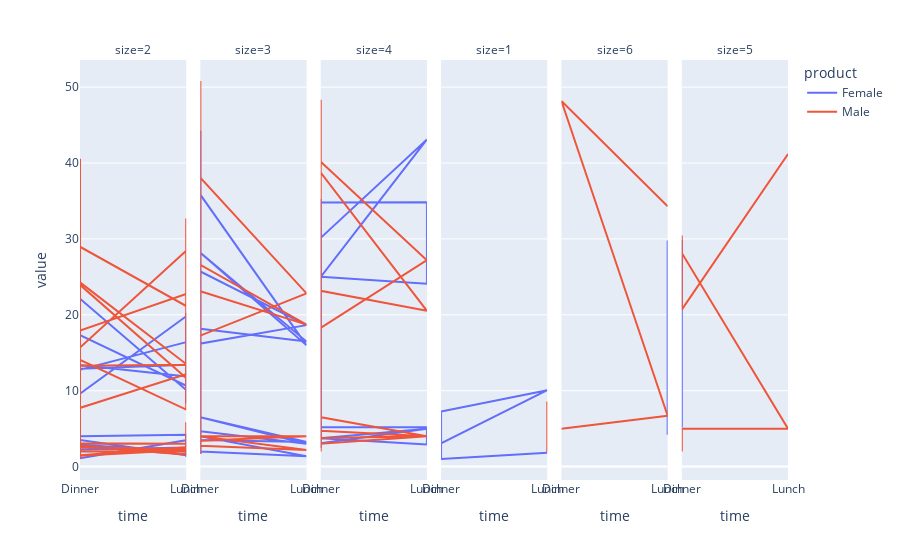

The code cell stored with this chart in its notebook:
### Code cell
import plotly.express as px

df = px.data.tips()
df = df.rename(columns=dict(total_bill="profit", tip="loss", sex="product"))
print(df.head())

fig = px.line(df, x='time', y=['profit', 'loss'], color='product', facet_col='size')
fig.show()

### Figure 1 — Plotly figure (JSON) as saved in the notebook; plotly's stock layout.template omitted (floating-point values rounded to 4 significant figures; data arrays with more than 128 entries replaced by an {"elided": "..."} marker saying what was removed)
{"data": [{"hovertemplate": "product=Female<br>size=2<br>time=%{x}<br>value=%{y}<extra></extra>", "legendgroup": "Female", "line": {"color": "#636efa", "dash": "solid"}, "mode": "lines", "name": "Female", "orientation": "v", "showlegend": true, "type": "scatter", "x": ["Dinner", "Dinner", "Dinner", "Dinner", "Dinner", "Dinner", "Dinner", "Dinner", "Dinner", "Dinner", "Dinner", "Dinner", "Dinner", "Dinner", "Dinner", "Dinner", "Dinner", "Dinner", "Dinner", "Dinner", "Dinner", "Lunch", "Lunch", "Lunch", "Lunch", "Lunch", "Lunch", "Lunch", "Lunch", "Lunch", "Lunch", "Lunch", "Lunch", "Lunch", "Lunch", "Lunch", "Lunch", "Lunch", "Lunch", "Dinner", "Dinner", "Dinner", "Dinner", "Dinner", "Lunch", "Lunch", "Lunch", "Lunch", "Lunch", "Dinner", "Dinner", "Dinner", "Lunch", "Lunch", "Lunch", "Dinner", "Dinner", "Dinner", "Dinner", "Dinner", "Dinner", "Dinner", "Dinner", "Dinner", "Dinner", "Dinner", "Dinner", "Dinner", "Dinner", "Dinner", "Dinner", "Dinner", "Dinner", "Dinner", "Dinner", "Dinner", "Dinner", "Dinner", "Dinner", "Lunch", "Lunch", "Lunch", "Lunch", "Lunch", "Lunch", "Lunch", "Lunch", "Lunch", "Lunch", "Lunch", "Lunch", "Lunch", "Lunch", "Lunch", "Lunch", "Lunch", "Lunch", "Dinner", "Dinner", "Dinner", "Dinner", "Dinner", "Lunch", "Lunch", "Lunch", "Lunch", "Lunch", "Dinner", "Dinner", "Dinner", "Lunch", "Lunch", "Lunch", "Dinner", "Dinner", "Dinner"], "xaxis": "x", "y": [16.99, 14.83, 20.29, 15.77, 19.65, 15.06, 10.29, 26.41, 16.45, 26.86, 25.28, 14.73, 5.75, 16.32, 22.75, 11.35, 15.38, 22.42, 20.92, 14.31, 17.31, 10.65, 12.43, 13.42, 12.48, 14.52, 11.38, 20.27, 11.17, 12.26, 18.26, 8.51, 10.33, 14.15, 13.16, 17.47, 16.43, 8.35, 11.87, 13.39, 17.51, 10.59, 10.63, 9.6, 19.81, 13, 12.74, 13, 16.4, 12.76, 13.27, 12.9, 13.42, 16.27, 10.09, 22.12, 27.18, 18.78, 1.01, 3.02, 2.75, 2.23, 3, 3, 2.6, 1.5, 2.47, 3.14, 5, 2.2, 1, 4.3, 3.25, 2.5, 3, 3.48, 4.08, 4, 3.5, 1.5, 1.8, 1.68, 2.52, 2, 2, 2.83, 1.5, 2, 3.25, 1.25, 2, 2, 2.75, 3.5, 2.3, 1.5, 1.63, 2.61, 3, 1.61, 2, 4, 4.19, 2, 2.01, 2, 2.5, 2.23, 2.5, 1.1, 3.48, 2.5, 2, 2.88, 2, 3], "yaxis": "y"}, {"hovertemplate": "product=Female<br>size=3<br>time=%{x}<br>value=%{y}<extra></extra>", "legendgroup": "Female", "line": {"color": "#636efa", "dash": "solid"}, "mode": "lines", "name": "Female", "orientation": "v", "showlegend": false, "type": "scatter", "x": ["Dinner", "Dinner", "Dinner", "Dinner", "Dinner", "Dinner", "Lunch", "Dinner", "Dinner", "Dinner", "Lunch", "Dinner", "Lunch", "Dinner", "Dinner", "Dinner", "Dinner", "Dinner", "Dinner", "Dinner", "Lunch", "Dinner", "Dinner", "Dinner", "Lunch", "Dinner", "Lunch", "Dinner"], "xaxis": "x2", "y": [10.33, 16.97, 16.93, 17.07, 44.3, 25.71, 18.64, 16.21, 20.9, 18.15, 16.47, 28.17, 15.98, 35.83, 1.67, 3.5, 3.07, 3, 2.5, 4, 1.36, 2, 3.5, 3.5, 3.23, 6.5, 3, 4.67], "yaxis": "y2"}, {"hovertemplate": "product=Female<br>size=4<br>time=%{x}<br>value=%{y}<extra></extra>", "legendgroup": "Female", "line": {"color": "#636efa", "dash": "solid"}, "mode": "lines", "name": "Female", "orientation": "v", "showlegend": false, "type": "scatter", "x": ["Dinner", "Dinner", "Dinner", "Dinner", "Lunch", "Lunch", "Dinner", "Lunch", "Dinner", "Dinner", "Dinner", "Dinner", "Dinner", "Lunch", "Lunch", "Dinner", "Lunch", "Dinner"], "xaxis": "x3", "y": [24.59, 35.26, 20.69, 34.81, 34.83, 24.08, 25, 43.11, 30.14, 3.61, 5, 2.45, 5.2, 5.17, 2.92, 3.75, 5, 3.09], "yaxis": "y3"}, {"hovertemplate": "product=Female<br>size=1<br>time=%{x}<br>value=%{y}<extra></extra>", "legendgroup": "Female", "line": {"color": "#636efa", "dash": "solid"}, "mode": "lines", "name": "Female", "orientation": "v", "showlegend": false, "type": "scatter", "x": ["Dinner", "Lunch", "Dinner", "Dinner", "Lunch", "Dinner"], "xaxis": "x4", "y": [3.07, 10.07, 7.25, 1, 1.83, 1], "yaxis": "y4"}, {"hovertemplate": "product=Female<br>size=6<br>time=%{x}<br>value=%{y}<extra></extra>", "legendgroup": "Female", "line": {"color": "#636efa", "dash": "solid"}, "mode": "lines", "name": "Female", "orientation": "v", "showlegend": false, "type": "scatter", "x": ["Lunch", "Lunch", "Lunch", "Lunch"], "xaxis": "x5", "y": [29.8, 27.05, 4.2, 5], "yaxis": "y5"}, {"hovertemplate": "product=Female<br>size=5<br>time=%{x}<br>value=%{y}<extra></extra>", "legendgroup": "Female", "line": {"color": "#636efa", "dash": "solid"}, "mode": "lines", "name": "Female", "orientation": "v", "showlegend": false, "type": "scatter", "x": ["Dinner", "Dinner"], "xaxis": "x6", "y": [29.85, 5.14], "yaxis": "y6"}, {"hovertemplate": "product=Male<br>size=2<br>time=%{x}<br>value=%{y}<extra></extra>", "legendgroup": "Male", "line": {"color": "#EF553B", "dash": "solid"}, "mode": "lines", "name": "Male", "orientation": "v", "showlegend": true, "type": "scatter", "x": {"elided": "196 str values"}, "xaxis": "x", "y": {"elided": "196 float values"}, "yaxis": "y"}, {"hovertemplate": "product=Male<br>size=3<br>time=%{x}<br>value=%{y}<extra></extra>", "legendgroup": "Male", "line": {"color": "#EF553B", "dash": "solid"}, "mode": "lines", "name": "Male", "orientation": "v", "showlegend": false, "type": "scatter", "x": ["Dinner", "Dinner", "Dinner", "Dinner", "Dinner", "Dinner", "Dinner", "Dinner", "Dinner", "Dinner", "Dinner", "Dinner", "Dinner", "Lunch", "Dinner", "Dinner", "Dinner", "Dinner", "Dinner", "Lunch", "Dinner", "Dinner", "Dinner", "Dinner", "Dinner", "Dinner", "Dinner", "Dinner", "Dinner", "Dinner", "Dinner", "Dinner", "Dinner", "Dinner", "Dinner", "Dinner", "Dinner", "Lunch", "Dinner", "Dinner", "Dinner", "Dinner", "Dinner", "Lunch", "Dinner", "Dinner", "Dinner", "Dinner"], "xaxis": "x2", "y": [10.34, 21.01, 16.29, 20.65, 24.06, 16.31, 18.69, 31.27, 16.04, 28.55, 17.59, 20.08, 38.07, 22.82, 17.26, 24.52, 50.81, 45.35, 23.1, 18.71, 26.59, 30.06, 15.69, 29.03, 1.66, 3.5, 3.71, 3.35, 3.6, 2, 2.31, 5, 2.24, 2.05, 2.64, 3.15, 4, 2.18, 2.74, 3.48, 10, 3.5, 4, 4, 3.41, 2, 3, 5.92], "yaxis": "y2"}, {"hovertemplate": "product=Male<br>size=4<br>time=%{x}<br>value=%{y}<extra></extra>", "legendgroup": "Male", "line": {"color": "#EF553B", "dash": "solid"}, "mode": "lines", "name": "Male", "orientation": "v", "showlegend": false, "type": "scatter", "x": ["Dinner", "Dinner", "Dinner", "Dinner", "Dinner", "Dinner", "Dinner", "Dinner", "Dinner", "Dinner", "Dinner", "Dinner", "Lunch", "Dinner", "Dinner", "Dinner", "Dinner", "Dinner", "Dinner", "Dinner", "Dinner", "Dinner", "Lunch", "Dinner", "Dinner", "Dinner", "Dinner", "Dinner", "Dinner", "Dinner", "Dinner", "Dinner", "Dinner", "Dinner", "Dinner", "Dinner", "Dinner", "Dinner", "Dinner", "Dinner", "Lunch", "Dinner", "Dinner", "Dinner", "Dinner", "Dinner", "Dinner", "Dinner", "Dinner", "Dinner", "Lunch", "Dinner", "Dinner", "Dinner", "Dinner", "Dinner"], "xaxis": "x3", "y": [25.29, 26.88, 18.43, 39.42, 17.81, 18.35, 30.4, 32.4, 25.56, 38.01, 48.27, 18.29, 27.2, 40.17, 29.93, 24.55, 19.77, 16.49, 21.5, 31.71, 34.65, 23.17, 20.53, 38.73, 25.89, 48.33, 20.45, 24.01, 4.71, 3.12, 3, 7.58, 2.34, 2.5, 5.6, 6, 4.34, 3, 6.73, 3.76, 4, 4.73, 5.07, 2, 2, 2, 3.5, 4.5, 3.68, 6.5, 4, 3, 5.16, 9, 3, 2], "yaxis": "y3"}, {"hovertemplate": "product=Male<br>size=1<br>time=%{x}<br>value=%{y}<extra></extra>", "legendgroup": "Male", "line": {"color": "#EF553B", "dash": "solid"}, "mode": "lines", "name": "Male", "orientation": "v", "showlegend": false, "type": "scatter", "x": ["Lunch", "Lunch"], "xaxis": "x4", "y": [8.58, 1.92], "yaxis": "y4"}, {"hovertemplate": "product=Male<br>size=6<br>time=%{x}<br>value=%{y}<extra></extra>", "legendgroup": "Male", "line": {"color": "#EF553B", "dash": "solid"}, "mode": "lines", "name": "Male", "orientation": "v", "showlegend": false, "type": "scatter", "x": ["Lunch", "Dinner", "Lunch", "Dinner"], "xaxis": "x5", "y": [34.3, 48.17, 6.7, 5], "yaxis": "y5"}, {"hovertemplate": "product=Male<br>size=5<br>time=%{x}<br>value=%{y}<extra></extra>", "legendgroup": "Male", "line": {"color": "#EF553B", "dash": "solid"}, "mode": "lines", "name": "Male", "orientation": "v", "showlegend": false, "type": "scatter", "x": ["Lunch", "Dinner", "Dinner", "Dinner", "Lunch", "Dinner", "Dinner", "Dinner"], "xaxis": "x6", "y": [41.19, 20.69, 30.46, 28.15, 5, 5, 2, 3], "yaxis": "y6"}], "layout": {"annotations": [{"font": {}, "showarrow": false, "text": "size=2", "x": 0.075, "xanchor": "center", "xref": "paper", "y": 1, "yanchor": "bottom", "yref": "paper"}, {"font": {}, "showarrow": false, "text": "size=3", "x": 0.245, "xanchor": "center", "xref": "paper", "y": 1, "yanchor": "bottom", "yref": "paper"}, {"font": {}, "showarrow": false, "text": "size=4", "x": 0.415, "xanchor": "center", "xref": "paper", "y": 1, "yanchor": "bottom", "yref": "paper"}, {"font": {}, "showarrow": false, "text": "size=1", "x": 0.585, "xanchor": "center", "xref": "paper", "y": 1, "yanchor": "bottom", "yref": "paper"}, {"font": {}, "showarrow": false, "text": "size=6", "x": 0.755, "xanchor": "center", "xref": "paper", "y": 1, "yanchor": "bottom", "yref": "paper"}, {"font": {}, "showarrow": false, "text": "size=5", "x": 0.925, "xanchor": "center", "xref": "paper", "y": 1, "yanchor": "bottom", "yref": "paper"}], "autosize": true, "legend": {"title": {"text": "product"}, "tracegroupgap": 0}, "margin": {"t": 60}, "xaxis": {"anchor": "y", "autorange": true, "domain": [0, 0.15], "range": [0, 1], "title": {"text": "time"}, "type": "category"}, "xaxis2": {"anchor": "y2", "autorange": true, "domain": [0.17, 0.32], "matches": "x", "range": [0, 1], "title": {"text": "time"}, "type": "category"}, "xaxis3": {"anchor": "y3", "autorange": true, "domain": [0.34, 0.49], "matches": "x", "range": [0, 1], "title": {"text": "time"}, "type": "category"}, "xaxis4": {"anchor": "y4", "autorange": true, "domain": [0.51, 0.66], "matches": "x", "range": [0, 1], "title": {"text": "time"}, "type": "category"}, "xaxis5": {"anchor": "y5", "autorange": true, "domain": [0.68, 0.83], "matches": "x", "range": [0, 1], "title": {"text": "time"}, "type": "category"}, "xaxis6": {"anchor": "y6", "autorange": true, "domain": [0.85, 1], "matches": "x", "range": [0, 1], "title": {"text": "time"}, "type": "category"}, "yaxis": {"anchor": "x", "autorange": true, "domain": [0, 1], "range": [-1.387, 53.56], "title": {"text": "value"}, "type": "linear"}, "yaxis2": {"anchor": "x2", "autorange": true, "domain": [0, 1], "matches": "y", "range": [-1.387, 53.56], "showticklabels": false, "type": "linear"}, "yaxis3": {"anchor": "x3", "autorange": true, "domain": [0, 1], "matches": "y", "range": [-1.387, 53.56], "showticklabels": false, "type": "linear"}, "yaxis4": {"anchor": "x4", "autorange": true, "domain": [0, 1], "matches": "y", "range": [-1.387, 53.56], "showticklabels": false, "type": "linear"}, "yaxis5": {"anchor": "x5", "autorange": true, "domain": [0, 1], "matches": "y", "range": [-1.387, 53.56], "showticklabels": false, "type": "linear"}, "yaxis6": {"anchor": "x6", "autorange": true, "domain": [0, 1], "matches": "y", "range": [-1.387, 53.56], "showticklabels": false, "type": "linear"}}}
